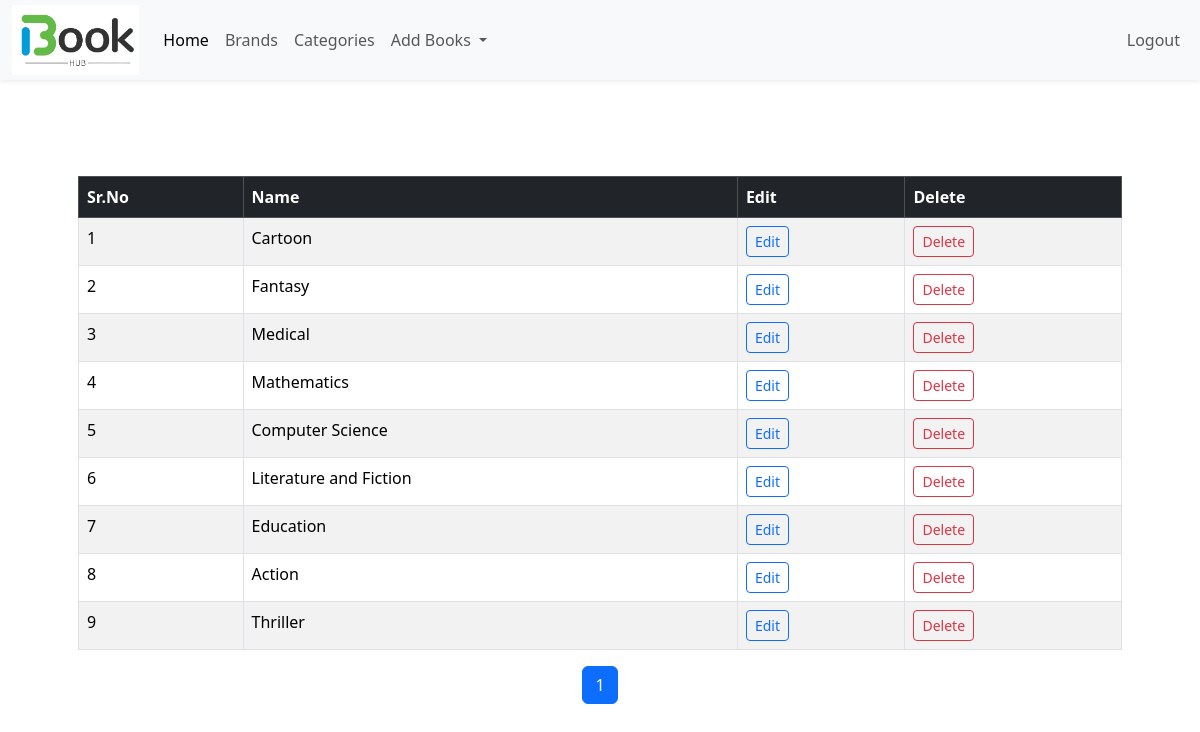
/category (signed in), run on the app's committed database.
### shop/products/models.py (models this page shows)
class Category(db.Model):
  id = db.Column(db.Integer,primary_key=True)
  name = db.Column(db.String(30),nullable=False,unique =True)

### shop/admin/routes.py (the view)
@app.route('/category', methods=['GET', 'POST'])
def category():
   if 'email' not in session:
     flash('Please login first','danger')
     return redirect(url_for('login'))
   page = request.args.get('page',1,type=int)
   categories = Category.query.order_by(Category.id.desc()).paginate(page=page,per_page=15)
   return render_template('admin/brand.html',title = "Brand Page",categories=categories)

### shop/templates/admin/brand.html (shortened to what this page needs)
{% extends 'layout.html' %}
{% block content %}
{% include 'admin/navbar1.html' %}
<div class="container mt-5 p-5">
  <table class="table table-hover table-bordered table-striped">
    <thead class="table-dark">
      <tr>
        <th>Sr.No</th>
        <th>Name</th>
        <th>Edit</th>
        <th>Delete</th>
      </tr>
    </thead>
    <tbody>
      {% if brands %}
        {% for brand in brands.items %}
        <tr>
          <td>{{ loop.index + brands.per_page * (brands.page - 1) }}</td>
          <td>{{ brand.name }}</td>
          <td><a href="{{ url_for('updatebrand', id=brand.id) }}" class="btn btn-outline-primary btn-sm">Edit</a></td>
          <td>
            <button type="button" class="btn btn-outline-danger btn-sm" data-bs-toggle="modal" data-bs-target="#exampleModal-{{ brand.id }}">
              Delete
            </button>
            <div class="modal fade" id="exampleModal-{{ brand.id }}" tabindex="-1" aria-labelledby="exampleModalLabel" aria-hidden="true">
              <div class="modal-dialog">
                <div class="modal-content">
                  <div class="modal-header">
                    <h5 class="modal-title" id="exampleModalLabel">{{ brand.name }}</h5>
                    <button type="button" class="btn-close" data-bs-dismiss="modal" aria-label="Close"></button>
                  </div>
                  <div class="modal-body">
                    <p class="text-danger">Are you sure you want to delete this brand "{{ brand.name }}"?</p>
                  </div>
                  <div class="modal-footer">
                    <button type="button" class="btn btn-secondary btn-sm" data-bs-dismiss="modal">Cancel</button>
                    <form action="{{ url_for('deletebrand', id=brand.id) }}" method="POST">
                      <button type="submit" class="btn btn-danger btn-sm">Delete</button>
                    </form>
                  </div>
                </div>
              </div>
            </div>
          </td>
        </tr>
        {% endfor %}
      {% elif categories %}
        {% for category in categories.items %}
        <tr>
          <td>{{ loop.index + categories.per_page * (categories.page - 1) }}</td>
          <td>{{ category.name }}</td>
          <td><a href="{{ url_for('updatecat', id=category.id) }}" class="btn btn-outline-primary btn-sm">Edit</a></td>
          <td>
            <button type="button" class="btn btn-outline-danger btn-sm" data-bs-toggle="modal" data-bs-target="#exampleModal-{{ category.id }}">
              Delete
            </button>
          </td>
        </tr>
        {% endfor %}
      {% endif %}
    </tbody>
  </table>
  <nav aria-label="Brand or Category pagination">
    <ul class="pagination justify-content-center">
      {% if brands %}
        {% for page_num in brands.iter_pages(left_edge=1, right_edge=2, left_current=1, right_current=2) %}
          {% if page_num %}
            {% if brands.page == page_num %}
            <li class="page-item active" aria-current="page"><span class="page-link">{{ page_num }}</span></li>
            {% else %}
            <li class="page-item"><a class="page-link" href="{{ url_for('brand_index', page=page_num) }}">{{ page_num }}</a></li>
            {% endif %}
          {% else %}
          <li class="page-item disabled"><span class="page-link">...</span></li>
          {% endif %}
        {% endfor %}
      {% elif categories %}
        {% for page_num in categories.iter_pages(left_edge=1, right_edge=2, left_current=1, right_current=2) %}
          {% if page_num %}
            {% if categories.page == page_num %}
            <li class="page-item active" aria-current="page"><span class="page-link">{{ page_num }}</span></li>
            {% else %}
            <li class="page-item"><a class="page-link" href="{{ url_for('category_index', page=page_num) }}">{{ page_num }}</a></li>
            {% endif %}
          {% else %}
          <li class="page-item disabled"><span class="page-link">...</span></li>
          {% endif %}
        {% endfor %}
      {% endif %}
    </ul>
  </nav>
</div>
{% endblock content %}

### shop/templates/admin/navbar1.html (style rules this page uses)
body { padding-top: 80px; }

### data on the page
Category: name "Cartoon"
Category: name "Fantasy"
Category: name "Medical"
Category: name "Mathematics"
Category: name "Computer Science"
Category: name "Literature and Fiction"
Category: name "Education"
Category: name "Action"
Category: name "Thriller"

### other printed values
{{ page_num }} "1"
